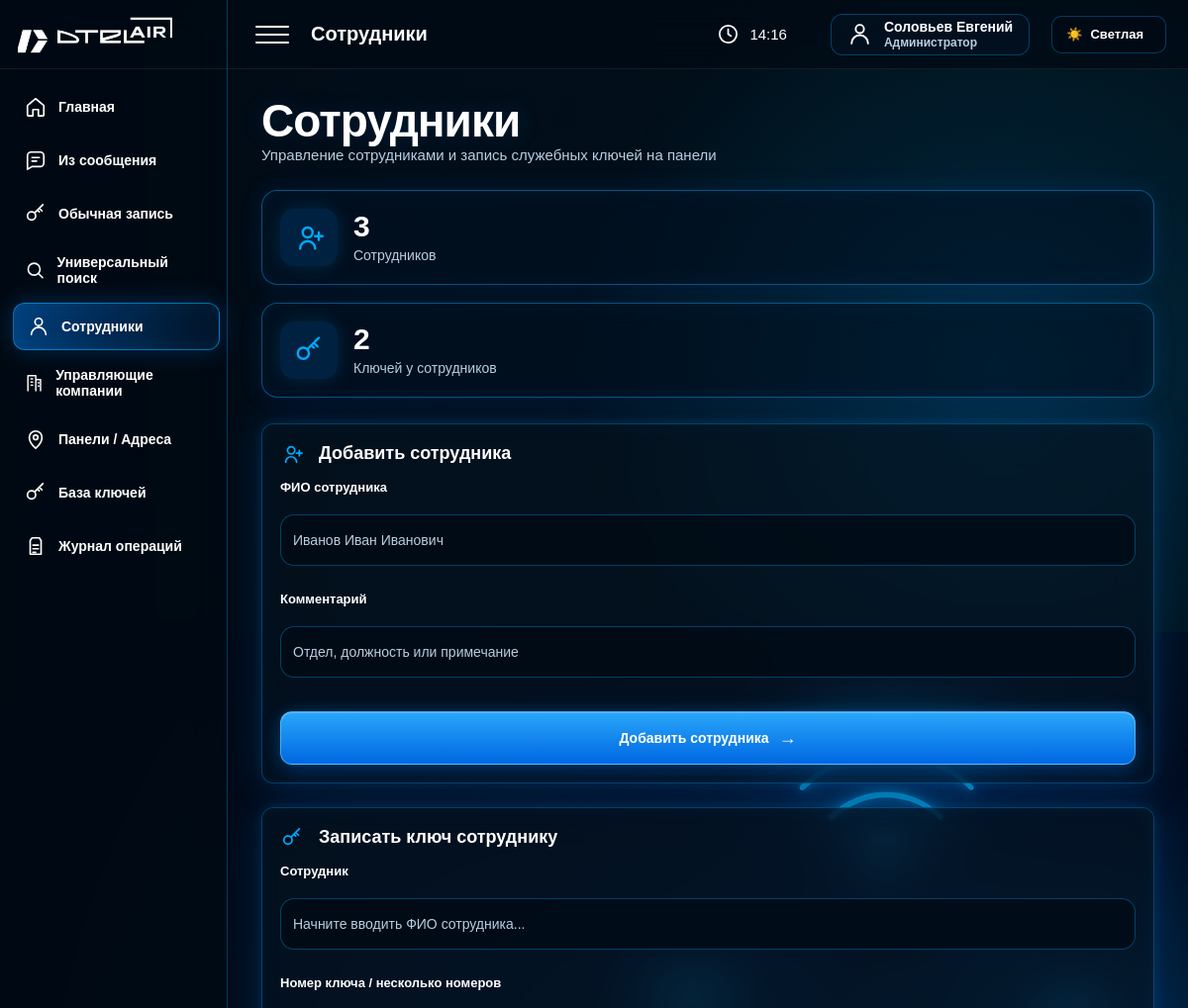
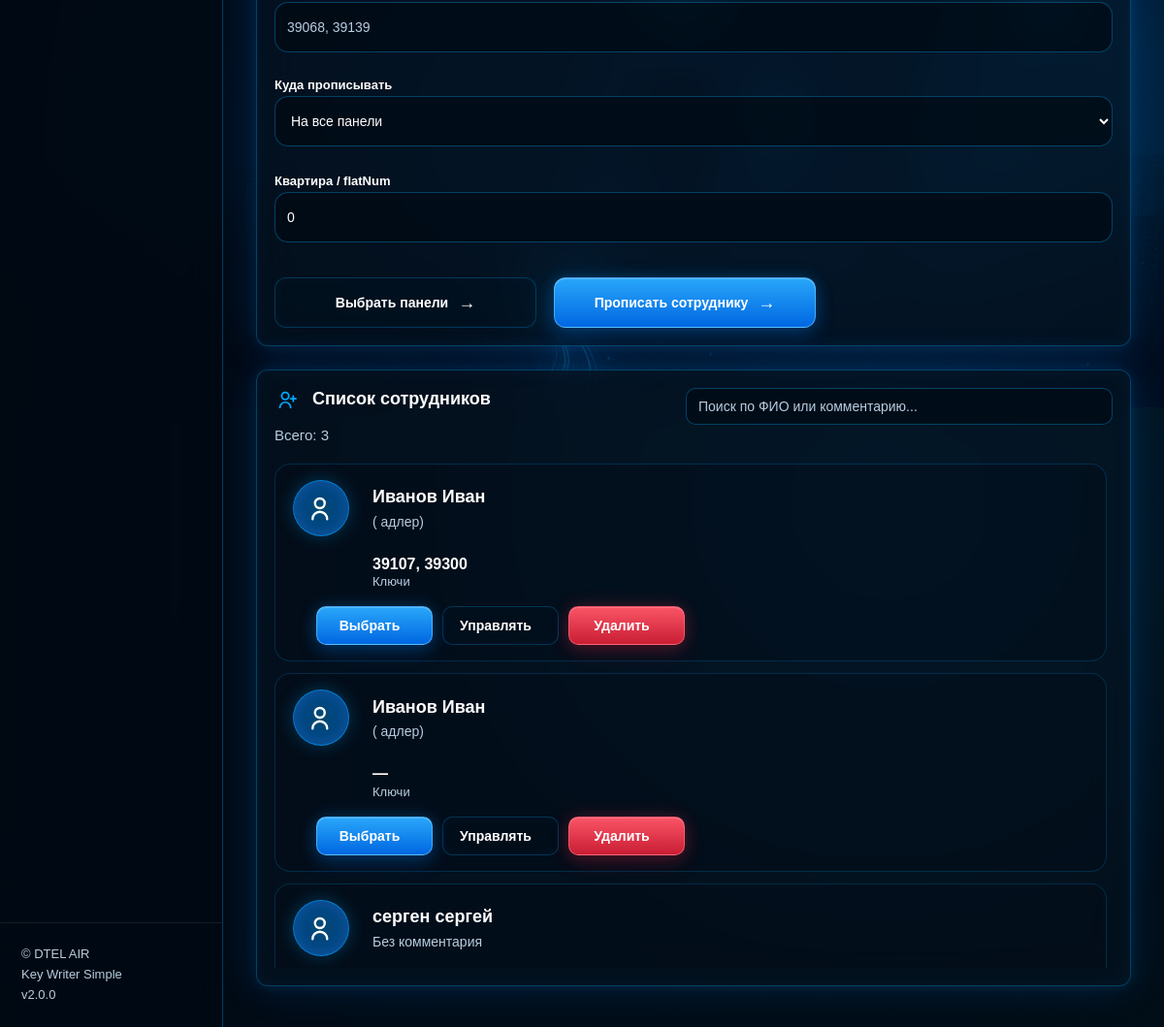
/employees (signed in), run on an earlier commit of the app's database (2 pictures, top to bottom).
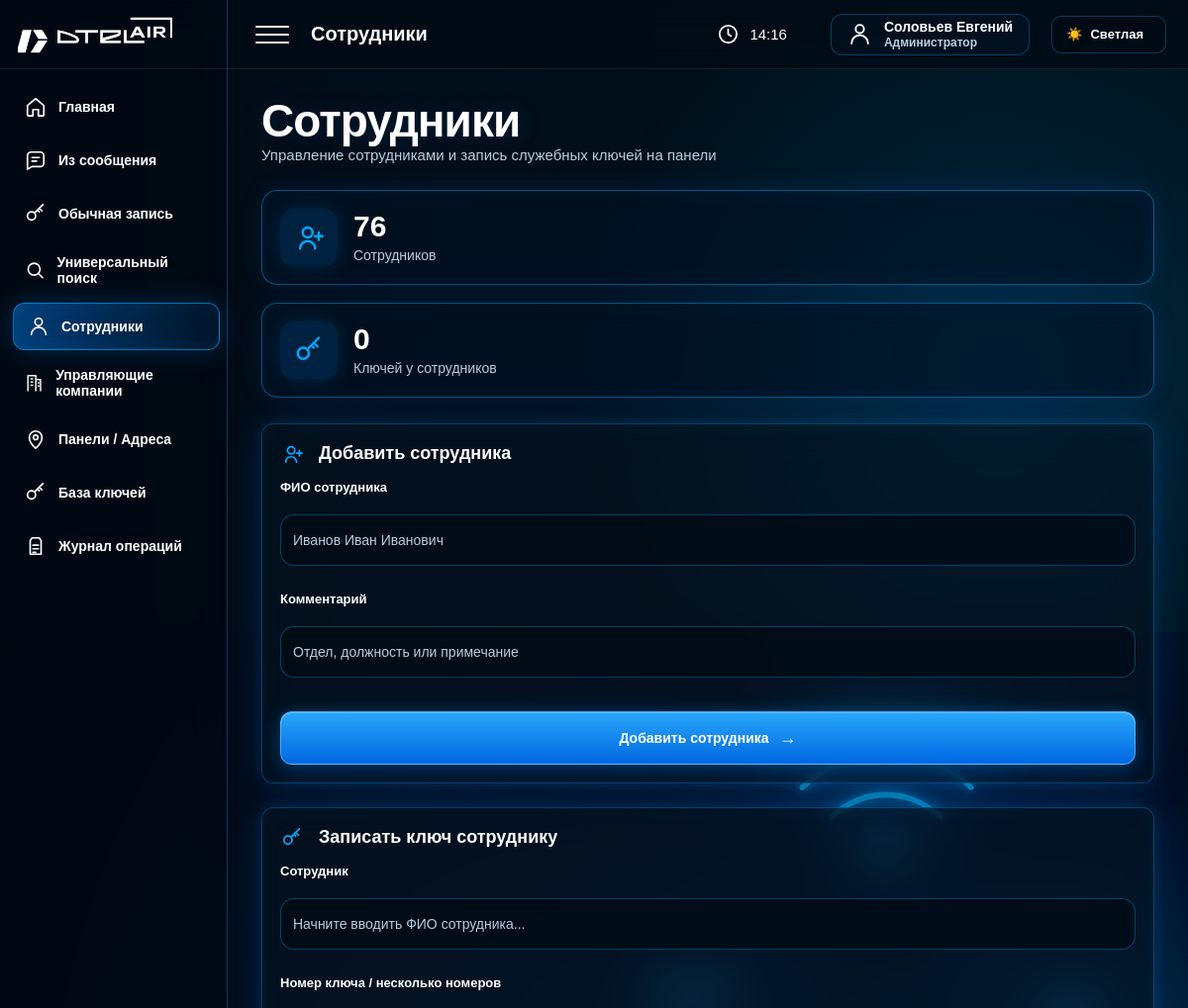
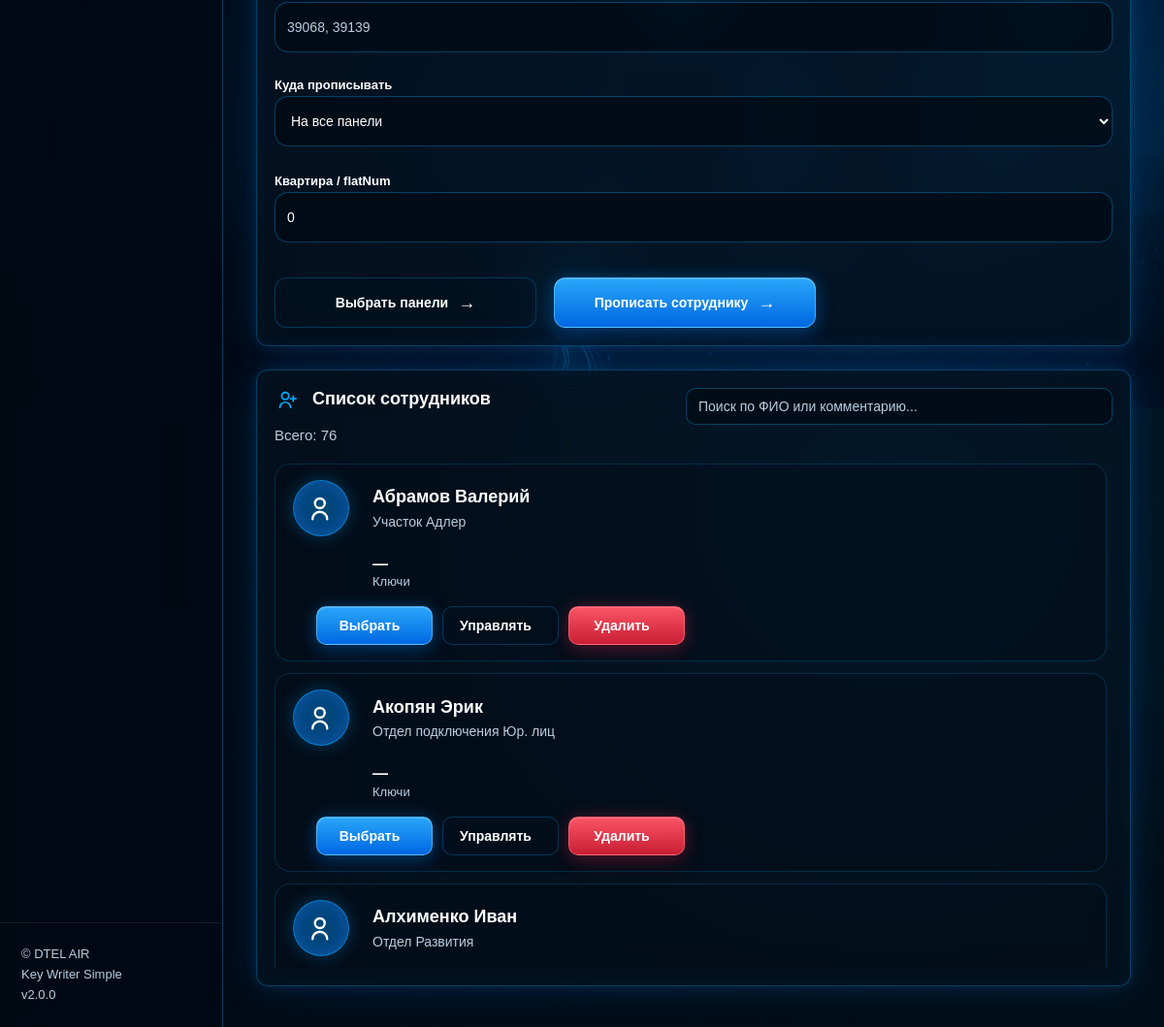
And on a later commit of the database (2 pictures, top to bottom).
### tables this page shows
CREATE TABLE employees (
            id INTEGER PRIMARY KEY AUTOINCREMENT,
            full_name TEXT NOT NULL,
            note TEXT DEFAULT '',
            enabled INTEGER DEFAULT 1,
            created_at TEXT DEFAULT CURRENT_TIMESTAMP
        );

### app/routers/employees.py (the view)
@router.get("/employees", response_class=HTMLResponse)
def employees_page(request: Request):
    return templates.TemplateResponse(
        "employees.html",
        {
            "request": request,
            "panels": get_panels(),
            "employees": get_active_employees(),
            "employees_count": get_employees_count(),
            "employee_keys_count": get_employee_keys_count(),
        },
    )

### app/templates/employees.html (shortened to what the changed rows need)
{% extends 'base.html' %}
{% block content %}
<div class="employees-hero">
    <div>
        <h1>Сотрудники</h1>
    </div>
    <div class="employees-stats">
        <div class="employees-stat-card">
            <div>
                <b>{{ employees_count or employees|length }}</b>
                <span>Сотрудников</span>
            </div>
        </div>
        <div class="employees-stat-card">
            <div>
                <b>{{ employee_keys_count or 0 }}</b>
                <span>Ключей у сотрудников</span>
            </div>
        </div>
    </div>
</div>
<div class="employees-top-grid">
    <div class="panel employee-add-panel">
        <h2>
            <span class="title-svg-icon">
                <svg viewBox="0 0 24 24">
                    <path d="M17 21a6 6 0 0 0-12 0"/>
                    <circle cx="11" cy="8" r="4"/>
                    <path d="M20 8v6M17 11h6"/>
                </svg>
            </span>
            Добавить сотрудника
        </h2>
    </div>
    <div class="panel employee-write-panel">
        <h2>
            <span class="title-svg-icon">
                <svg viewBox="0 0 24 24">
                    <circle cx="7.5" cy="14.5" r="4.5"/>
                    <path d="m11 11 9-9M16 6l3 3M14 8l2 2"/>
                </svg>
            </span>
            Записать ключ сотруднику
        </h2>
    </div>
</div>
<div class="panel employees-list-panel">
    <div class="panel-list-head">
        <div>
            <h2>
                <span class="title-svg-icon">
                    <svg viewBox="0 0 24 24">
                        <path d="M17 21a6 6 0 0 0-12 0"/>
                        <circle cx="11" cy="8" r="4"/>
                        <path d="M20 8v6M17 11h6"/>
                    </svg>
                </span>
                Список сотрудников
            </h2>
            <p class="subtitle">
                Всего: <span id="employeesFound">{{ employees|length }}</span>
            </p>
        </div>
    </div>
    <div class="employees-cards" id="employeesCards">
        {% for e in employees %}
        <div class="employee-card">
            <div class="employee-avatar">
                <svg viewBox="0 0 24 24">
                    <path d="M17 21a6 6 0 0 0-12 0"/>
                    <circle cx="11" cy="8" r="4"/>
                </svg>
            </div>
            <div class="employee-card-main">
                <b>{{ e.full_name }}</b>
                <span>{{ e.note or 'Без комментария' }}</span>
            </div>
            <div class="employee-card-stat employee-key-numbers">
                <b>{{ e.key_numbers or '—' }}</b>
                <span>Ключи</span>
            </div>
            <div class="employee-card-actions">
                <button
                    type="button"
                    class="btn btn-small"
                    data-employee-select="{{ e.full_name }}"
                >
                    Выбрать
                </button>
                <a href="/employees/{{ e.id }}" class="btn btn-small btn-ghost">
                    Управлять
                </a>
                <form method="post" action="/employees/delete">
                    <button type="submit" class="danger-btn btn-small">
                        Удалить
                    </button>
                </form>
            </div>
        </div>
        {% endfor %}
    </div>
</div>
{% endblock %}

### app/templates/base.html (shortened to what the changed rows need)
<!DOCTYPE html>
<html lang="ru">
<head>
    <link rel="stylesheet" href="/static/css/style.css">
</head>
<body>
<div class="app-shell">
    <main class="main">
        <header class="topbar">
            <div class="topbar-right">
                <a class="user-pill" href="/users" title="Пользователи">
                    <span class="user-pill-text">
                        <b>
                            {% if current_user(request) %}
                                {{ current_user(request)["full_name"] }}
                            {% else %}
                                Пользователь
                            {% endif %}
                        </b>
                        <small>
                            {% if current_user(request) %}
                                {% if current_user(request)["role"] == "admin" %}
                                    Администратор
                                {% else %}
                                    Оператор
                                {% endif %}
                            {% else %}
                                Гость
                            {% endif %}
                        </small>
                    </span>
                </a>
            </div>
        </header>
        <section class="content">
            {% block content %}{% endblock %}
        </section>
    </main>
</div>
</body>
</html>

What changed in the data, as far as the page shows it:
no longer on this page (row edited): employees: full_name "Иванов Иван", note "( адлер)", key_numbers "39107, 39300"
no longer on this page (row edited): employees: full_name "Иванов Иван", note "( адлер)", key_numbers "—"
no longer on this page (row edited): employees: full_name "серген сергей", note "Без комментария"
added employees: full_name "Соловьев Евгений"
added employees: full_name "Абрамов Валерий", note "Участок Адлер", key_numbers "—"
added employees: full_name "Акопян Эрик", note "Отдел подключения Юр. лиц", key_numbers "—"
added employees: full_name "Алхименко Иван", note "Отдел Развития"
Also different on the page:
{{ employees_count or employees|length }}: "3" → "76"
{{ employee_keys_count or 0 }}: "2" → "0"
{{ employees|length }}: "3" → "76"
{{ current_user(request)["full_name"] }}: "Соловьев Евгений" → (not shown)
